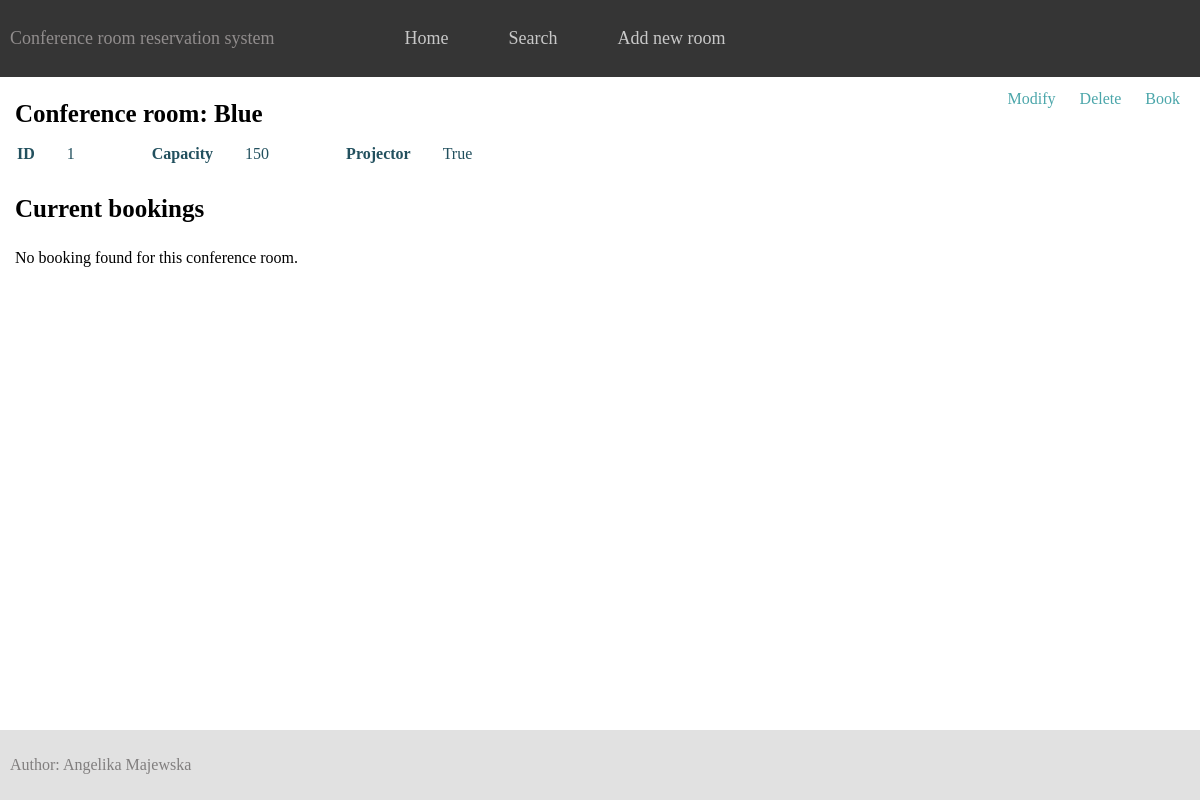
The app's page /room/show/1 with its own data.
### confroom_app/models.py (models this page shows, shortened)
class Room(models.Model):
    name = models.CharField(max_length=255)
    capacity = models.IntegerField()
    has_projector = models.BooleanField(default=False)

### confroom_app/views.py (the view)
# urls.py: path("room/show/<int:room_id>", ShowRoom.as_view(), name="show-room"),
class ShowRoom(View):
    def get(self, request, room_id):
        room_id = int(room_id)
        room = get_object_or_404(Room, pk=room_id)
        bookings = Booking.objects.filter(room=room, date__gte=date.today()).order_by('date')
        for booking in bookings:
            booking.date = booking.date.strftime("%d-%m-%Y")
        data_available = None if len(bookings) == 0 else 1
        return render(request, 'confroom_app/show_room.html', {'room': room, 'bookings': bookings, 'data_available': data_available})

### confroom_app/templates/confroom_app/show_room.html (shortened to what this page needs)
{% extends 'confroom_app/base.html' %}
{% block content %}
    <div class="room-details">
        <div class="room-details-header">
            <h2>Conference room: {{room.name}}</h2>
            <div class="room-details-links">
                <a href="{% url 'modify-room' room.id %}" class="room-details-page">Modify</a>
                <a href="{% url 'delete-room' room.id %}" class="room-details-page">Delete</a>
                <a href="{% url 'book-room' room.id %}" class="room-details-page">Book</a>
            </div>
        </div>
        <table class="room-detail-table">
            <tr>
                <th>ID</th>
                <td>{{room.id}}</td>
                <th>Capacity</th>
                <td>{{room.capacity}}</td>
                <th>Projector</th>
                <td>{{room.has_projector}}</td>
            </tr>
        </table>
        <h2>Current bookings</h2>
        {% if data_available is not none %}
            <table class="room-booking-detail-table">
                <thead>
                    <tr>
                      <th style="width:30%;">Date</th>
                      <th>Comment</th>
                    </tr>
                </thead>
                <tbody>
                    {% for booking in bookings %}
                        <tr>
                              <td class="booking-date" style="width:30%;">{{booking.date}}</td>
                              <td class="booking-comment">{{booking.comment}}</td>
                        </tr>
                    {% endfor %}
                </tbody>
            </table>
        {% else %}
            <p class="no-bookings-feedback">No booking found for this conference room.</p>
        {% endif %}
    </div>
{% endblock %}

### confroom_app/static/styles.css (style rules this page uses)
body { width: 100%; margin:0 0 0 0; padding-bottom: 150px; }
h2 { font-size: 25px; }
.room-details-header { display: flex; flex-direction: row; justify-content: space-between; margin-bottom:0; }
.room-details-header h2 { margin-bottom: 0; padding-bottom: 0; }
.room-details h2 { margin: 5px; margin-top: 10px; padding:10px; }
.room-details-links { padding:10px; }
.room-detail-table { padding: 0 10px; margin-top: 0; font-size: 16px; color: #22505e; }
.room-detail-table th { text-align: left; padding: 0 25px 10px 5px; font-family: inherit; }
.room-detail-table td { text-align: left; padding: 0 70px 10px 5px; }
.room-details-page { text-align: left; padding:10px; }
.room-details-page { text-decoration: none; color: #4ba6aa; }
.no-bookings-feedback { padding-left: 15px; font-family: inherit; font-size: 16px; }

### records on screen
Room: name "Blue", id "1", capacity "150", has_projector "True"
